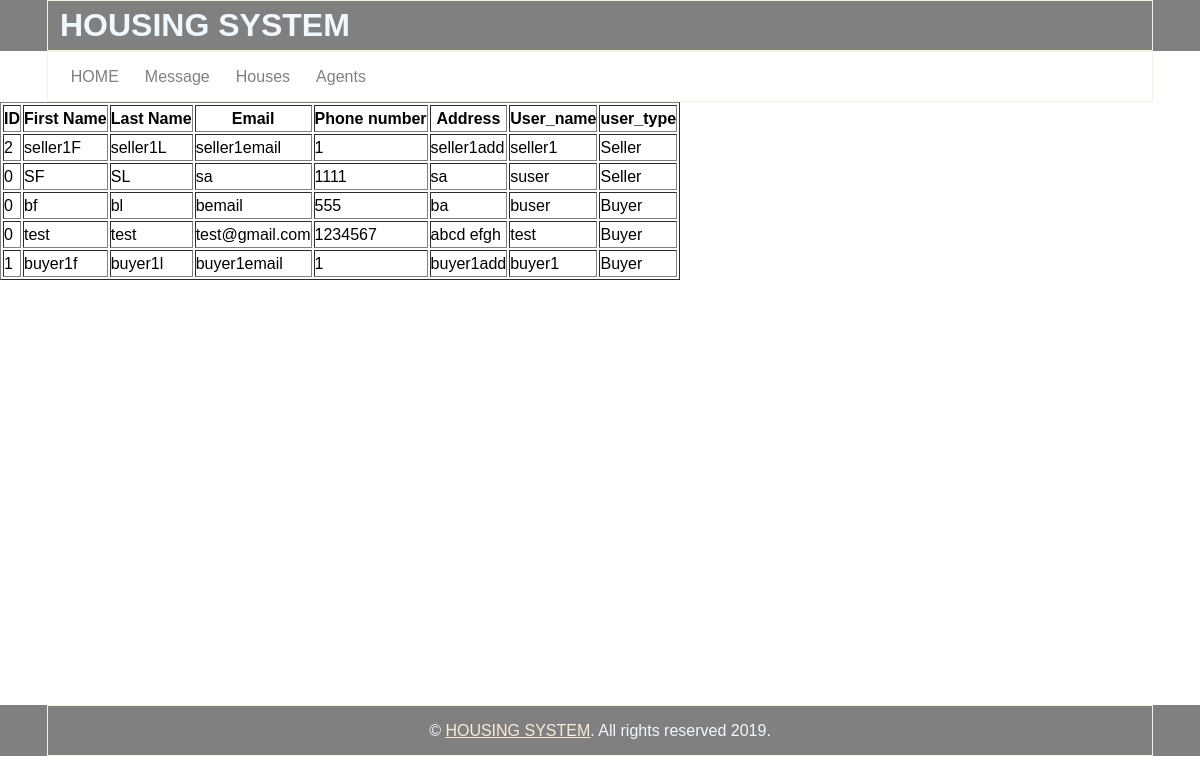
/users.php (signed in), run on the app's committed database.
### tables this page shows
CREATE TABLE IF NOT EXISTS `user` (
  `id` int(11) NOT NULL,
  `first_name` varchar(225) NOT NULL,
  `last_name` varchar(255) NOT NULL,
  `email` varchar(255) NOT NULL,
  `ph_no` int(11) NOT NULL,
  `address` text NOT NULL,
  `user_name` varchar(225) NOT NULL,
  `password` varchar(225) NOT NULL,
  `user_type` varchar(225) NOT NULL,
  PRIMARY KEY (`user_name`)
);

### users.php (the view, shortened to what this page needs)
<?php
include('server.php');
?>
<!DOCTYPE html>
<html lang="en-US">
<head>
<link rel="stylesheet" type="text/css" href="assets/style.css" />
<link rel="stylesheet" type="text/css" href="slider/engine1/style.css" />
</head>
<body>
<header class="header">
<div class="wrapper">
<h1>HOUSING SYSTEM</h1>
</div>
</header>
<nav class="menu">
<div class="wrapper">
<ul>
<a href="adminview.php"><li>HOME</li></a>
<a href="message.php"><li>Message</li></a>
<a href="houses.php"><li>Houses</li></a>
<a href="agents.php"><li>Agents</li></a>
</ul>
</div>
<div class="booking-details">
<?php
			$qu = mysqli_query($db, "select * from user");
		if (mysqli_num_rows($qu) > 0) {
		          echo '<table border="1" cellpadding="10" align="center">';
echo '<tr><th>ID</th> <th>First Name</th> <th>Last Name</th><th>Email</th><th>Phone number</th><th>Address</th><th>User_name</th> <th>user_type</th></tr>';
			while ($row = mysqli_fetch_array($qu))
{
echo '<td>' . $row['id'] . '</td>';
echo '<td>' . $row['first_name'] . '</td>';
echo '<td>' . $row['last_name'] . '</td>';
echo '<td>' . $row['email'] . '</td>';
echo '<td>' . $row['ph_no'] . '</td>';
echo '<td>' . $row['address'] . '</td>';
echo '<td>' . $row['user_name'] . '</td>';
echo '<td>' . $row['user_type'] . '</td>';
}
} else {
    echo 'You do not have any users.';
}
            echo "</table>";
		?>
</div>
<br /> <br /> <br /> <br />
 <br /> <br />  <br /> <br />
 <br /> <br /> <br />
  <br />
<br /> <br /> <br /> <br />
  <br />
<footer  class="footer">
<div class="wrapper">
<p>&copy; <a href="#">HOUSING SYSTEM</a>. All rights reserved 2019. </p>
</div>
</footer>
  </body>
</html>

### style.css (style rules this page uses)
* { margin: 0 0; padding: 0 0; }
body { font-family: arial,sans-seriff; line-height: 25px; }
.wrapper { border: 1px solid beige; width: 90%; margin:0 auto; padding: 1% 1%; }
.header { alignment-adjust: central; background-color: grey; color: aliceblue; }
.menu ul { list-style-type: none; }
.menu ul a { color: grey; text-decoration: none; padding: 1%; }
.menu ul a li { display: inline; }
.footer { background-color: grey; color: aliceblue; }
.footer p { text-align: center; }
.footer p a { color: antiquewhite; }

### data on the page
user: id "2", first_name "seller1F", last_name "seller1L", email "seller1email", ph_no "1", address "seller1add", user_name "seller1", user_type "Seller"
user: id "0", first_name "SF", last_name "SL", email "sa", ph_no "1111", address "sa", user_name "suser", user_type "Seller"
user: id "0", first_name "bf", last_name "bl", email "bemail", ph_no "555", address "ba", user_name "buser", user_type "Buyer"
user: id "0", first_name "test", last_name "test", email "test@gmail.com", ph_no "1234567", address "abcd efgh", user_name "test", user_type "Buyer"
user: id "1", first_name "buyer1f", last_name "buyer1l", email "buyer1email", ph_no "1", address "buyer1add", user_name "buyer1", user_type "Buyer"
